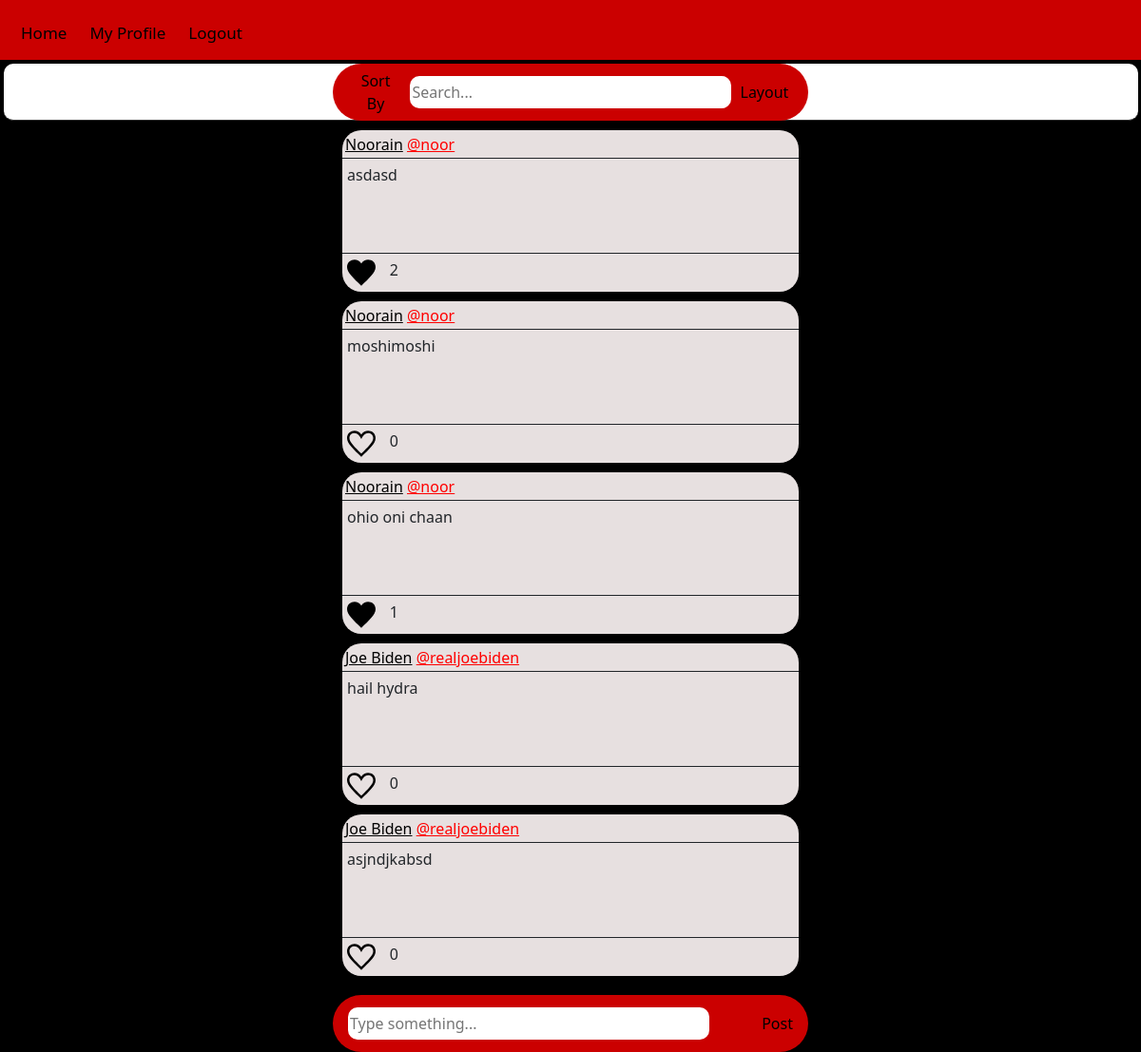
Before: /dashboard (signed in) with the older database file.
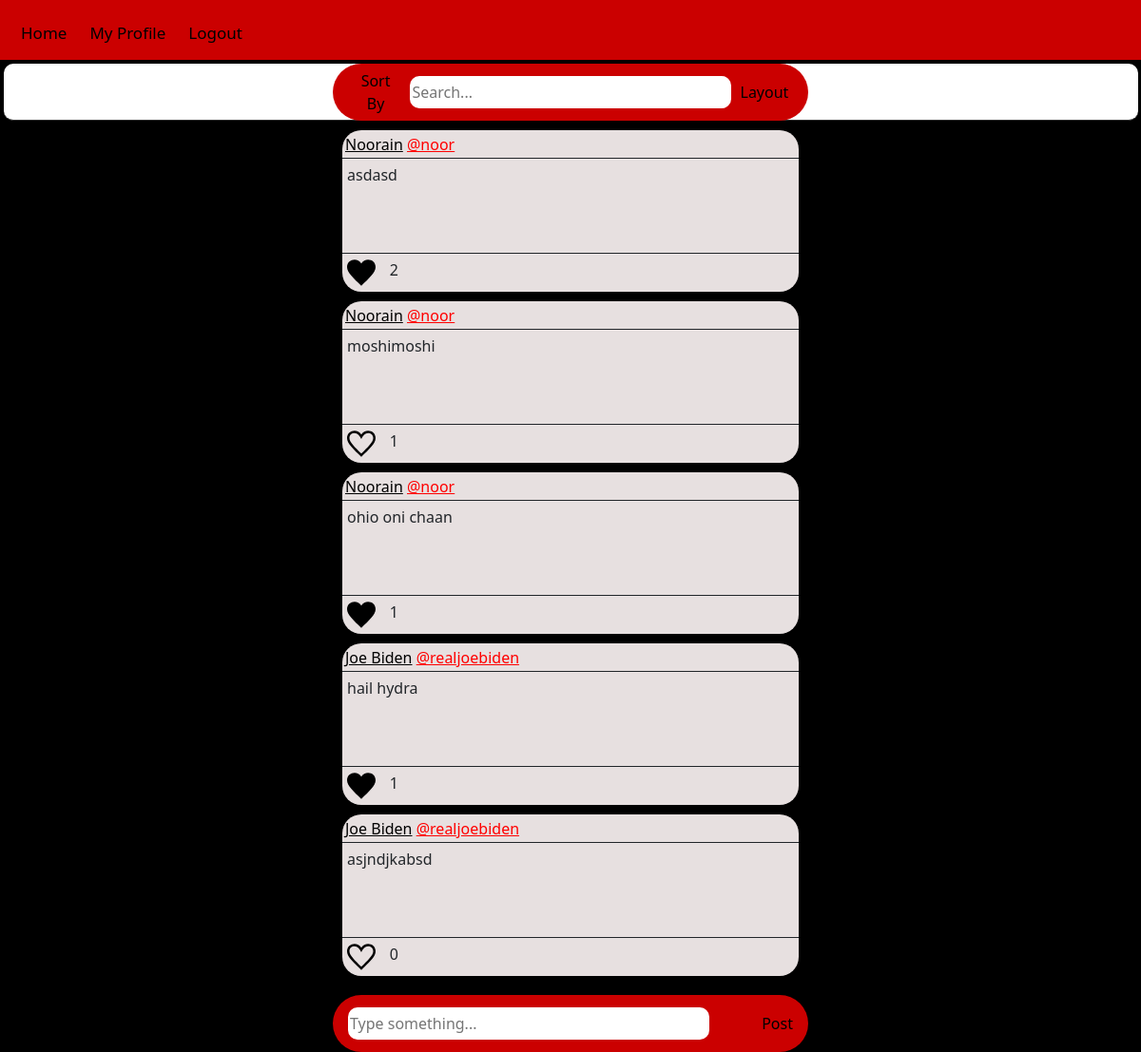
After: the same page with the newer database file.
### tables this page shows
CREATE TABLE posts 
            (post_id INTEGER NOT NULL,
            username TEXT NOT NULL,
            post TEXT NOT NULL,
            post_time DATETIME, name TEXT NOT NULL, likes INTEGER,
            PRIMARY KEY(post_id));

### app.py (the view)
@app.route("/dashboard", methods=["GET", "POST"])
@login_required
def dashboard():
    if request.method=="POST":
        return render_template("dashboard01.html", username=session["username"], )
    else:
        print("asdasdasdasdasd")
        post_data = db.execute("SELECT * FROM posts")
        like = db.execute("SELECT * FROM likes WHERE user_id=?", session["user_id"])
        post_id=[]
        for i in like:
            post_id.append(i["post_id"])
        print(post_id)
        for i in post_data:
            if i["post_id"] in post_id:
                i.update({"post_liked": "1"})
            else:
                i.update({"post_liked": "0"})
            print(i)
        return render_template("dashboard01.html", post_data=post_data)

### helpers.py (called while the page is built)
def login_required(f):
    @wraps(f)
    def decorated_function(*args, **kwargs):
        if session.get("user_id") is None:
            return redirect("/login")
        return f(*args, **kwargs)
    return decorated_function

### templates/dashboard01.html (shortened to what this page needs)
{% extends "layout01.html" %}
{% block main %}
     <div class="main-body-top">
        <div class="main-body-top-container">
            <div class="main-body-top-item-1">
                <button class="sort-by-btn">Sort By</button>
            </div>
                <div class="main-body-top-item-2">
                    <form action="/search" method="get">
                        <input class="search-bar" type="text" placeholder="Search..." name="search">
                    </form>
                </div>
            <div class="main-body-top-item-3">
                <button class="layout-btn">Layout</button>
            </div>
        </div>
    </div>
     <div class="main-body-middle" id="middle-container">
        <div class="main-body-middle-post-container">
          {% for i in post_data %}
            <div class="posts">
                <div class="post-box-1">
                    <div class="box-1-item-1">
                        <a class="Name" style="color: rgb(0, 0, 0);">{{ i["name"] }}</a>
                        <a class="username" style="color: rgb(255, 0, 0);">{{ "@" ~ i["username"] }}</a>
                    </div>
                </div>
                <div class="post-box-2">
                    <p>{{ i["post"] }}</p>
                </div>
                <div class="post-box-3">
                    <div class="box-3-item-1">
                        <div class="like-btn" id="{{ i['post_id']}}" onclick='like(this.id)'>
                            {% if i['post_liked'] == '1' %}
                            <svg id="dislike{{ i["post_id"]}}" style="display: block; width: 30px; height: 30px;" xlmns="http://www.w3.org/2000/svg" viewBox="0 0 24 24">
                                <path d="M12 4.248c-3.148-5.402-12-3.825-12 2.944 0 4.661 5.571 9.427 12 15.808 6.43-6.381 12-11.147
                                    12-15.808 0-6.792-8.875-8.306-12-2.944z"/>
                            </svg>
                            {% else %}
                            <svg id="like{{ i["post_id"]}}" style="display: block; width: 30px; height: 30px;" xlmns="http://www.w3.org/2000/svg"  viewBox="0 0 24 24">
                                <path d="M6.28 3c3.236.001 4.973 3.491 5.72 5.031.75-1.547 2.469-5.021
                                    5.726-5.021 2.058 0 4.274 1.309 4.274 4.182 0 3.442-4.744 7.851-10 13-5.258-5.151-10-9.559-10-13
                                    0-2.676 1.965-4.193 4.28-4.192zm.001-2c-3.183 0-6.281 2.187-6.281 6.192 0 4.661 5.57 9.427 12 15.808 6.43-6.381 12-11.147
                                    12-15.808 0-4.011-3.097-6.182-6.274-6.182-2.204 0-4.446 1.042-5.726 3.238-1.285-2.206-3.522-3.248-5.719-3.248z"/>
                            </svg>
                            {% endif %}
                        </div>
                        <div class="like-count">
                            <p id="count{{ i["post_id"]}}">{{ i["likes"]}}</p>
                        </div>
                    </div>
                </div>
            </div>
            {% endfor %}
        </div>
    </div>
    <div class="main-body-last">
        <form action="/add" method="post" class="message-container">
            <div class="message-box">
                <input type="textarea" autocomplete="off" font-size="16px" class="message-box" placeholder="Type something..." name="message">
            </div>
            <div class="post-btn">
                <button type="submit" class="post-btn">Post</button>
            </div>
        </form>
    </div>
{% endblock %}

### templates/layout01.html (shortened to what this page needs)
<!DOCTYPE html>
<html lang = 'en'>
    <head>
        <link href="https://cdn.jsdelivr.net/npm/bootstrap@5.3.2/dist/css/bootstrap.min.css" rel="stylesheet">
        <link href = "/static/styles.css" rel="stylesheet">
    </head>
    <body>
        <nav>
            <div class="page-container">
                <div class="page-items">
                    {% if session["user_id"] %}
                    <a class="nav-item" href="/">Home</a>
                    <a class="nav-item" href="/myprofile">My Profile</a>
                    <a class="nav-item" href="/logout">Logout</a>
                    {% else %}
                    <a class="nav-item" href="/register">Register</a>
                    <a class="nav-item" href="/login">Login</a>
                    {% endif %}
                </div>
            </div>
        </nav>
        <main>
            <div class="main-body">
                {% block main %}{% endblock %}
            </div>
        </main>
    </body>
</html>

### static/styles.css (style rules this page uses)
html body { position: relative; }
.page-container { width: 100%; height: 63px; padding: 20px 20px 10px 20px; background-color: #cb0000; }
.page-items { display: flex; justify-content: left; gap: 20px; }
.page-items a { color: black; text-decoration: none; font-size: 17px; padding: 2px; }
.main-body { background-color: black; height: calc(100vh - 63px); width: 100vw; display: flex; flex-direction: column; align-items: center; }
.main-body-top { width: calc(100vw - 7px); height: 60px; border-bottom: 0.5px solid rgb(46, 46, 46); border-radius: 10px; background-color: white; display: flex; justify-content: center; margin: 4px 0px 0px 0px; }
.main-body-top-container { display: flex; align-items: center; flex-direction: row; gap: 10px; width: 500px; max-width: 75%; padding: 10px; height: 60px; background-color: #cb0000; border-radius: 30px; }
.main-body-top-item-1 { width: 55px; margin-left: 10px; }
.main-body-top-item-3 { width: 55px; margin-right: 10px; }
.sort-by-btn, .layout-btn { background: none; padding: 0px; border: none; width: 50.15px; }
.main-body-top-item-2 { border: none; outline: none; height: 34px; width: 75%; }
.search-bar { width: 100%; height: 34px; border: none; outline: none; border-radius: 10px; }
.main-body-middle { width: 100%; height: calc(100% - 124px); display: flex; align-items: center; flex-direction: column; }
.main-body-middle-post-container { width: 500px; max-width: 75%; height: 100%; overflow-y: scroll; padding: 10px; }
.posts { background-color: rgb(231, 224, 224); width: 100%; height: max-content; margin-bottom: 10px; border-radius: 20px;; }
.post-box-1 { width: 100%; height: 30px; padding: 3px; border-bottom: 1px solid; }
.post-box-2 { width: 100%; height: max-content; min-height: 100px; padding: 5px; border-bottom: 1px solid; }
.post-box-3 { width: 100%; height: 40px; padding: 5px; }
.box-3-item-1 { width: 54px; height: 30px; display: flex; justify-content: space-between; flex-direction: row; }
.main-body-last { width: calc(100vw - 7px); height: 60px; display: flex; justify-content: center; }
.message-container { padding: 10px; width: 500px; max-width: 75%; height: 60px; display: flex; gap: 10px; align-items: center; flex-direction: row; background-color: #cb0000; border-radius: 30px; }
.message-box { width: 90%; height: 34px; border: none; outline: none; border-radius: 10px; margin-left: 3px; }
.post-btn { border: none; color: black; background: none; }

Changed rows visible on the page:
changed posts "moshimoshi": likes "0" → "1"
changed posts "hail hydra": likes "0" → "1"
